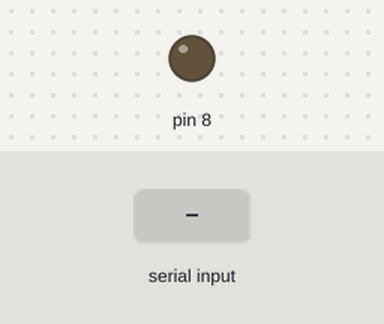
Bench run of a sketch on a simulated Arduino Uno, built with avr-gcc and run on an emulated ATmega328P. Shown: output pins drawn as LEDs (lit = HIGH). The inputs (shaded band) are chosen by the test bench. What the sketch prints to the serial monitor is not drawn.

Above: at 1.2 s.
1.3 s: "90,45\n" received over Serial
At 1.7 s:
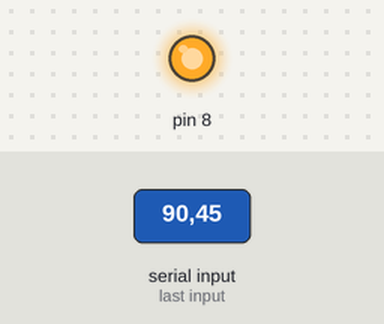
Timing chart, 0 to 7.8 s (numbered marks = the images above; inputs shaded):
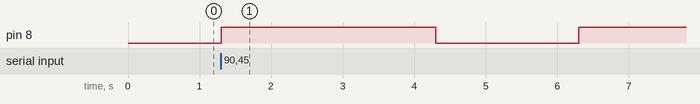

The sketch:

user_led_blink.ino
```cpp
int num,i;
void setup() {
  // put your setup code here, to run once:
  Serial.begin(9600);
  pinMode(8,OUTPUT);
}

void loop() {
  // put your main code here, to run repeatedly:
  Serial.println("Enter the number of times: ");
  while(Serial.available()==0)
  {
  }

  num=Serial.parseInt();

  for(i=0;i<num;i++)
  {
    digitalWrite(8,HIGH);
    delay(3000);
    digitalWrite(8,LOW);
    delay(2000);
  }

}
```

Measured:
- after the input at 1.3 s, pin 8: LOW → HIGH at once, → LOW 3.0 s later, → HIGH 2.0 s later
